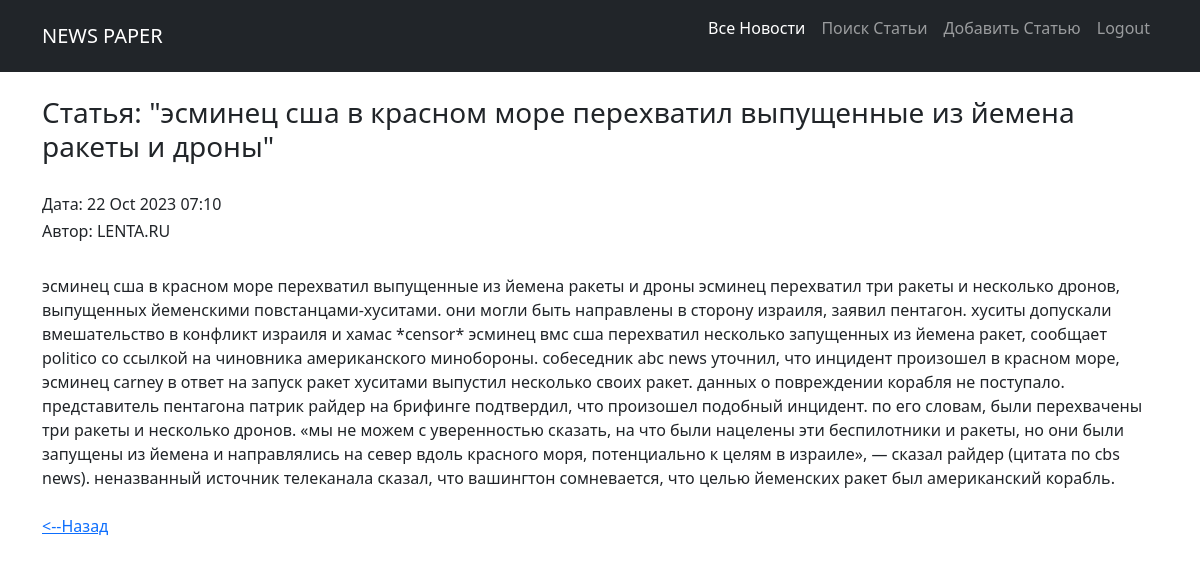
The page /news/8/ (signed in) on the database its author committed.
### news/models.py (models this page shows, shortened)
class Post(models.Model):
    author = models.ForeignKey(Author, on_delete=models.CASCADE)
    NEWS = 'NW'
    ARTICLE = 'AR'
    CATEGORY_CHOICES = (
        (NEWS, 'Новость'),
        (ARTICLE, 'Статья')
    )
    categoryType = models.CharField(max_length=2, choices=CATEGORY_CHOICES, default=ARTICLE)
    dateCreation = models.DateTimeField(auto_now_add=True)
    postCategory = models.ManyToManyField(Category, through='PostCategory')
    title = models.CharField(max_length=128)
    text = models.TextField()
    rating = models.SmallIntegerField(default=0)

class Author(models.Model):
    authorUser = models.OneToOneField(User, on_delete=models.CASCADE)
    ratingAuthor = models.SmallIntegerField(default=0)
    def __str__(self):
        return f'{self.authorUser}'

### news/views.py (the view)
# urls.py: path('<int:pk>/', PostDetailView.as_view(), name='post_detail'), # Ссылка на детали статьи
class PostDetailView(LoginRequiredMixin, DetailView):
    template_name = 'news/post_detail.html'
    queryset = Post.objects.all()

### news/templatetags/custom_filters.py (called while the page is built)
@register.filter(name='censor') # регистрируем наш фильтр под именем censor,
def censor(censor_text): # первый аргумент здесь — это то значение, к которому надо применить фильтр,
    for word in censor_words:
        censor_text = censor_text.lower().replace(word.lower(), '*censor*')  # переводим в строчные буквы, заменяем на *censor*
    return censor_text # возвращаемое функцией значение — это то значение, которое подставится к нам в шаблон

### news/templates/news/post_detail.html (shortened to what this page needs)
{% extends 'flatpages/default.html' %}
{% load custom_filters %}
{% block content %}
    <br>
    <h3>Статья: "{{ post.title|censor }}"</h3><br>
    <h6>Дата: {{ post.dateCreation|date:'d M Y h:m' }}</h6>
    <h6>Автор: {{ post.author }}</h6>
    <br>
    {{ post.text|censor }}
    <br>
    <br>
    <a href="/news/"> <--Назад </a>
{% endblock content %}

### rows shown on the page
Post: title|censor "эсминец сша в красном море перехватил выпущенные из йемена ракеты и дроны", dateCreation "22 Oct 2023 07:10", author "LENTA.RU", text|censor "эсминец сша в красном море перехватил выпущенные из йемена ракеты и дроны эсминец перехватил три ракеты и несколько дронов, выпущенных йеменскими повстанцами-хуситами. они могли быть направлены в сторону израиля, заявил пентагон. хуситы допускали вмешательство в конфликт израиля и хамас *censor* эсминец вмс сша перехватил несколько запущенных из йемена ракет, сообщает politico со ссылкой на чиновника американского минобороны. собеседник abc news уточнил, что инцидент произошел в красном море, эсминец carney в ответ на запуск ракет хуситами выпустил несколько своих ракет. данных о повреждении корабля не поступало. представитель пентагона патрик райдер на брифинге подтвердил, что произошел…"
